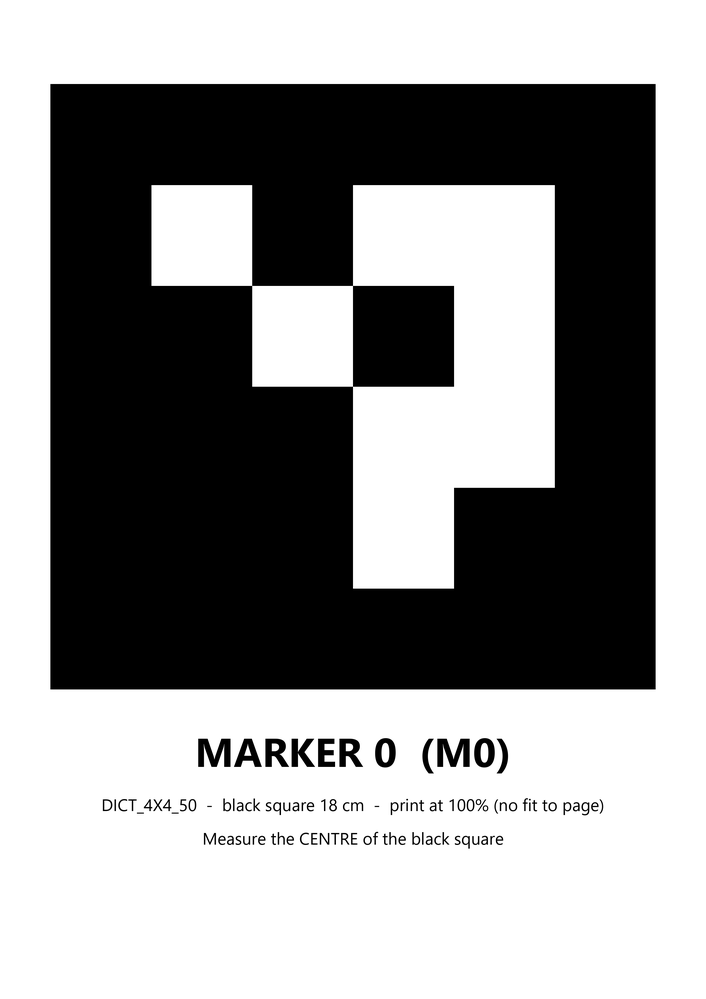
#> input picture ml/aruco/markers/marker_0.png, 706 x 999 px, shrunk from 2480 x 3508 before the run, given in place of markers, which was not available
$ python check_aruco.py markers
#> lines starting #> are read from the running program, lines starting #| are printed output that depends on the picture; after the words box and inside, x2 and y2 are one past the last pixel; in counts of white or black regions, pixels touching at a corner belong together
#> in check, img is the input picture: shape (999, 706, 3); min 0, max 255, mean 149.5
"""Check whether OpenCV can read every ArUco marker in a camera image (DICT_4X4_50).

Prints, per image, the marker ids found, their size in pixels, and a verdict:
  PASS  every expected id was found (and is big enough to be reliable)
  WARN  all found, but some are small (< --min-side px), may fail on another shot
  FAIL  some expected ids are missing
An annotated copy (<name>_check.png) is written next to each image.

Examples:
  python ml/aruco/check_aruco.py cam_1_aruco.png --expect 3,4,5,6,7
  python ml/aruco/check_aruco.py cam_2_aruco.png --expect 0,2,3,7
  python ml/aruco/check_aruco.py photo.jpg   # no --expect: just list what is found
"""
import argparse
import sys
from pathlib import Path

import cv2
import numpy as np

DICT = cv2.aruco.DICT_4X4_50


def make_detector(tuned):
    params = cv2.aruco.DetectorParameters()
    if tuned:  # better for small / slanted markers seen at a low angle
        params.adaptiveThreshWinSizeMin = 3
        params.adaptiveThreshWinSizeMax = 53
        params.adaptiveThreshWinSizeStep = 4
        params.minMarkerPerimeterRate = 0.01
        params.polygonalApproxAccuracyRate = 0.05
        params.cornerRefinementMethod = cv2.aruco.CORNER_REFINE_SUBPIX
    return cv2.aruco.ArucoDetector(cv2.aruco.getPredefinedDictionary(DICT), params)


def detect(gray):
    """Run the default detector, then a tuned one and a contrast-boosted pass; merge results."""
    found = {}
    clahe = cv2.createCLAHE(clipLimit=3.0, tileGridSize=(8, 8)).apply(gray)
    for name, det, img in (("default", make_detector(False), gray),
                           ("tuned", make_detector(True), gray),
                           ("tuned+contrast", make_detector(True), clahe)):
        corners, ids, _ = det.detectMarkers(img)
        for c, i in zip(corners, [] if ids is None else ids.ravel()):
            found.setdefault(int(i), (c.reshape(4, 2), name))
#> this loop made 3 passes
#> name on passes 2 to 3: 'tuned', 'tuned+contrast'
#> (name, corners) on pass 1: ('default', ([[50, 84], [655, 84], [654, 689], [50, 688]],))
#> after the loop, found = {0: ([[50, 84], [655, 84], [654, 689], [50, 688]], 'default')}
    return found


def side_px(c):
    """Shortest marker side in the image (pixels): small = far or seen very flat."""
    return min(np.linalg.norm(c[k] - c[(k + 1) % 4]) for k in range(4))


def check(path, expect, min_side):
    img = cv2.imread(str(path))
    if img is None:
        print(f"{path}: cannot read image")
        return "FAIL"
    found = detect(cv2.cvtColor(img, cv2.COLOR_BGR2GRAY))
    h, w = img.shape[:2]
#> h = 999; w = 706
    print(f"\n{path}  ({w}x{h})")
#| markers  (706x999)
    small = []
    for i in sorted(found):
        c, how = found[i]
        s = side_px(c)
        cx, cy = c.mean(axis=0)
        bottom = (c[2] + c[3]) / 2
        note = "" if s >= min_side else "  <- small"
        if s < min_side:
            small.append(i)
        print(f"  id {i:2d}: centre ({cx:6.1f}, {cy:6.1f})  bottom-mid ({bottom[0]:6.1f}, {bottom[1]:6.1f})"
              f"  shortest side {s:5.1f} px  [{how}]{note}")
        pts = c.astype(int)
        col = (0, 200, 255) if s < min_side else (0, 220, 0)
        cv2.polylines(img, [pts], True, col, 2)
        cv2.circle(img, (int(cx), int(cy)), 3, (0, 0, 255), -1)
        cv2.putText(img, str(i), (int(cx) + 6, int(cy) - 6), cv2.FONT_HERSHEY_SIMPLEX, 0.8, col, 2)
#> this loop made 1 pass
#> (how, s, cx, cy, bottom, note, pts, col) on pass 1: ('default', 604, 352.2, 386.2, [352, 688.5], '', [[50, 84], [655, 84], [654, 689], [50, 688]], (0, 220, 0))
#|   id  0: centre ( 352.2,  386.2)  bottom-mid ( 352.0,  688.5)  shortest side 604.0 px  [default]
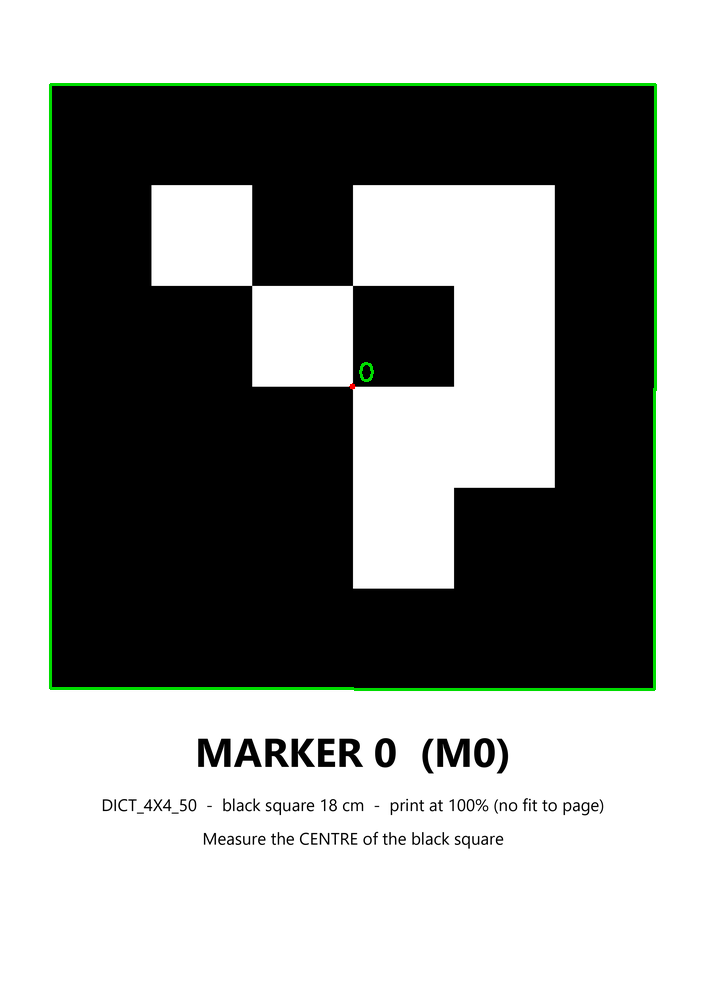
#> img: shape (999, 706, 3); 1.05% of pixels changed, all inside (x1, y1, x2, y2) = (49, 83, 657, 691)
#> after the loop, small = []

    missing = sorted(set(expect) - set(found)) if expect else []
#> missing = []
    extra = sorted(set(found) - set(expect)) if expect else []
#> extra = []
    if not found:
        verdict = "FAIL"
    elif missing:
        verdict = "FAIL"
    elif small:
        verdict = "WARN"
    else:
        verdict = "PASS"
    print(f"  found:    {sorted(found) or 'none'}")
#|   found:    [0]
    if expect:
        print(f"  expected: {sorted(expect)}")
        print(f"  missing:  {missing or 'none'}")
        if extra:
            print(f"  extra:    {extra} (not in --expect, check the marker number)")
    if small:
        print(f"  small:    {small} (shortest side < {min_side} px: print bigger, move closer, or stand it up)")
    print(f"  VERDICT:  {verdict}")
    if len(found) < 4:
        print("  note: the homography needs at least 4 markers per camera")

    cv2.putText(img, f"{verdict}  found {sorted(found)}  missing {missing}", (10, 30),
                cv2.FONT_HERSHEY_SIMPLEX, 0.8, (0, 0, 255) if verdict == "FAIL" else (0, 160, 0), 2)
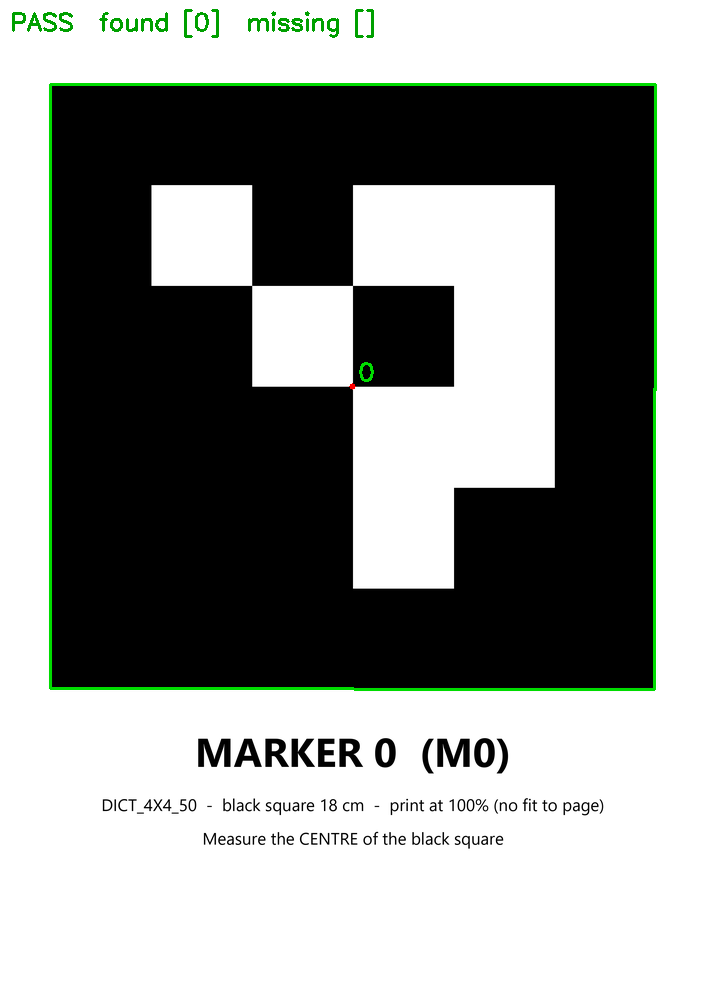
#> img: shape (999, 706, 3); 0.33% of pixels changed, all inside (x1, y1, x2, y2) = (12, 9, 374, 38)
    out = path.with_name(path.stem + "_check.png")
    cv2.imwrite(str(out), img)
    print(f"  annotated: {out}")
    return verdict


def main():
    ap = argparse.ArgumentParser(description=__doc__, formatter_class=argparse.RawDescriptionHelpFormatter)
    ap.add_argument("images", nargs="+", type=Path)
    ap.add_argument("--expect", default="", help="comma-separated marker ids that should be visible, e.g. 3,4,5,6,7")
    ap.add_argument("--min-side", type=float, default=20.0, help="warn below this marker side length in px (default 20)")
    a = ap.parse_args()
    expect = [int(x) for x in a.expect.split(",") if x.strip()]
    verdicts = [check(p, expect, a.min_side) for p in a.images]
    sys.exit(0 if all(v != "FAIL" for v in verdicts) else 1)
#> (the program exits here)
